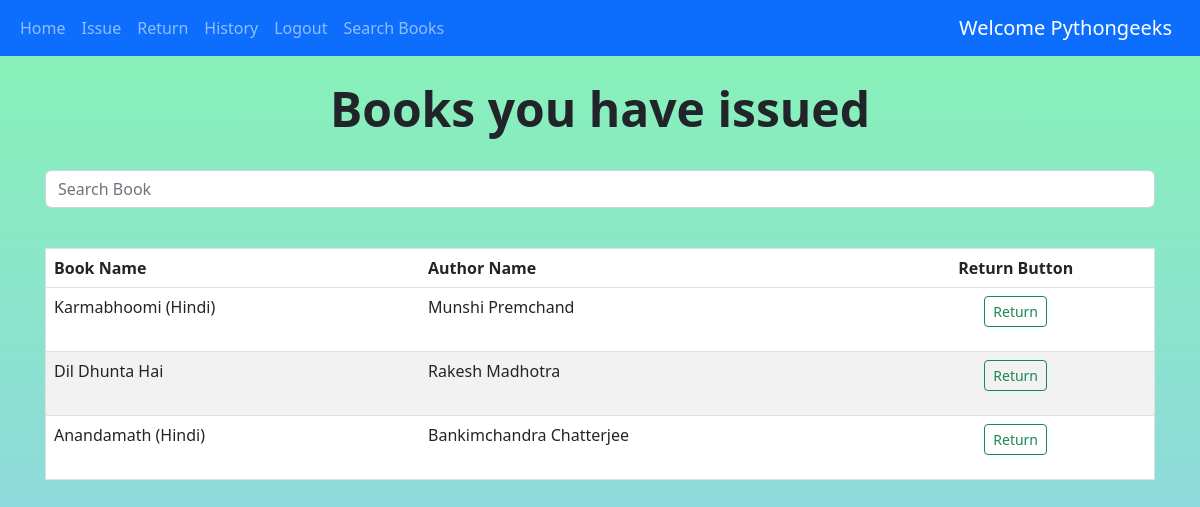
/return_item (signed in), run on the app's committed database.
### books/models.py (models this page shows, shortened)
class Book(models.Model):
    book_name = models.CharField(max_length=150)
    author_name = models.CharField(max_length=200)
    quantity = models.IntegerField(default=1)
    subject = models.CharField(max_length=2000)
    book_add_time = models.TimeField(default=timezone.now)
    book_add_date = models.DateField(default=date.today)
    class Meta:
        unique_together = ('book_name','author_name')

### books/views.py (the view, shortened to what this page needs)
# urls.py: path('return_item',views.return_item,name='return_item'),
@login_required(login_url='login')
def return_item(request):
    my_items = IssuedItem.objects.filter(user_id = request.user,return_date__isnull=True).values_list('book_id')
    books = Book.objects.exclude(~Q(id__in=my_items))
    params = {'books':books}
    return render(request,'return_item.html',params)

### templates/return_item.html (shortened to what this page needs)
{% extends 'base.html' %} {% block content %}
<center>
  <br />
  <h1 class="display-5 fw-bold">Books you have issued</h1>
  <br />
  <div class="input-group container">
    <input
      id="search"
      type="search"
      class="form-control rounded"
      placeholder="Search Book"
      aria-label="Search"
      aria-describedby="search-addon"
    />
  </div>
</center>
<br />
<div class="container">
  <table class="table">
    <thead class="thead-dark">
      <tr>
        <th scope="col">Book Name</th>
        <th scope="col">Author Name</th>
        <th scope="col">
          <center>Return Button</center>
        </th>
      </tr>
    </thead>
    <tbody id="table_data">
      {% for book in books %}
      <tr>
        <td>{{book.book_name}}</td>
        <td>{{book.author_name}}</td>
        <td>
          <center>
            <form action="return_item" method="post">
              <button type="submit" class="btn btn-outline-success btn-sm">
                Return
              </button>
            </form>
          </center>
        </td>
      </tr>
      {% endfor %}
    </tbody>
  </table>
</div>
{% endblock %}

### templates/base.html (shortened to what this page needs)
{% load static %}
<!DOCTYPE html>
<html lang="en">
<head>
    <link href="https://cdn.jsdelivr.net/npm/bootstrap@5.2.3/dist/css/bootstrap.min.css" rel="stylesheet">
    <link rel="stylesheet" href="{% static 'css/base.css' %}">
    <link href="https://cdn.jsdelivr.net/npm/bootstrap@5.2.3/dist/css/bootstrap.min.css" rel="stylesheet"
 />
</head>
<body>
    <nav class="navbar navbar-expand-lg bg-body-light,navbar navbar-dark bg-primary">
        <div class="container-fluid">
            <div class="collapse navbar-collapse" id="navbarSupportedContent">
                <ul class="navbar-nav me-auto mb-2 mb-lg-0">
                    {% if not user.is_authenticated %}
                        <li class="nav-item">
                            <a class="nav-link" href="{% url 'login' %}">Login</a>
                        </li>
                        <li class="nav-item">
                            <a class="nav-link" href="{% url 'register' %}">Register</a>
                        </li>
                    {% else %}
                        <li class="nav-item">
                            <a class="nav-link" href="{% url 'home' %}">Home</a>
                        </li>
                        <li class="nav-item">
                            <a class="nav-link" href="{% url 'issue' %}">Issue</a>
                        </li>
                        <li class="nav-item">
                            <a class="nav-link" href="{% url 'return_item' %}">Return</a>
                        </li>
                        <li class="nav-item">
                            <a class="nav-link" href="{% url 'history' %}">History</a>
                        </li>
                        <li class="nav-item">
                            <a class="nav-link" href="{% url 'logout' %}">Logout</a>
                        </li>
                        <li class="nav-item">
                            <a class="nav-link" href="{% url 'search_books' %}">Search Books</a>
                        </li>
                    {% endif %}
                </ul>
            </div>
            {% if user.is_authenticated %}
                <a class="navbar-brand" href="#">Welcome {{ request.user.first_name }}</a>
            {% endif %}
        </div>
    </nav>
    {% block content %}{% endblock %}
</body>
</html>

### templates/base.html (style rules this page uses)
body { background-color: linear-gradient(#89b4f4, #cf7ade); background-repeat: no-repeat; background-size: cover; }

### templates/return_item.html (style rules this page uses)
table { border-collapse: collapse; border-spacing: 0; border-radius: 10px; width: 100%; border: 1px solid #ddd; }
th, td { text-align: left; padding: 16px; }
tr:nth-child(even) { background-color: #f2f2f2; }
tr:nth-child(odd) { background-color: #ffffff; }
.container { width: 100%; padding-right: 15px; padding-left: 15px; margin-right: auto; margin-left: auto; }
.input-group { width: 100%; margin-bottom: 1rem; }
body { background: linear-gradient(#87f4b5, #93cbf1); background-attachment: fixed; background-repeat: no-repeat; }

### data on the page
Book: book_name "Karmabhoomi (Hindi)", author_name "Munshi Premchand"
Book: book_name "Dil Dhunta Hai", author_name "Rakesh Madhotra"
Book: book_name "Anandamath (Hindi)", author_name "Bankimchandra Chatterjee"

### other printed values
{{ request.user.first_name }} "Pythongeeks"
